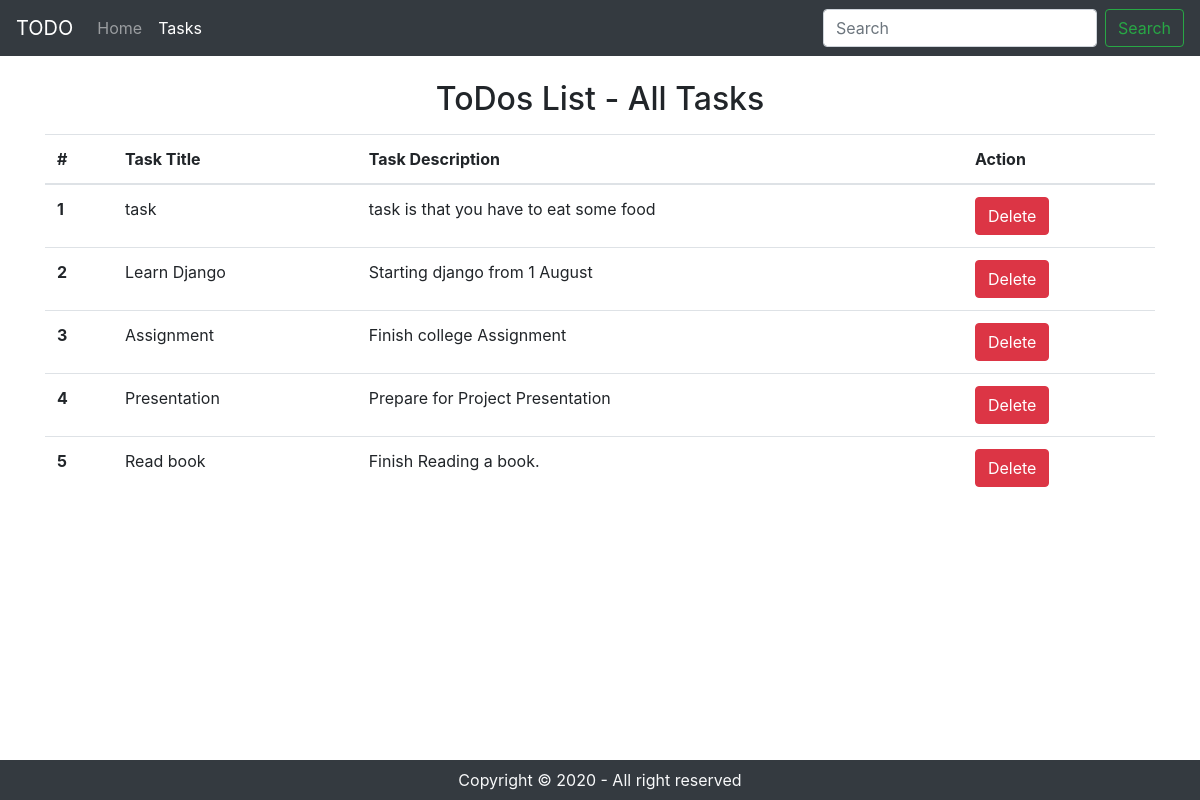
/tasks/, run on the app's committed database.
### home/models.py (models this page shows, shortened)
class Task(models.Model):
    taskTitle = models.CharField(max_length=30)
    taskDesc = models.TextField()
    time = models.DateTimeField(auto_now_add=True)

### home/views.py (the view)
# urls.py: path('tasks/', views.tasks, name='tasks'),
def tasks(request):
    allTasks = Task.objects.all()
    context = {'tasks': allTasks}
    return render(request, 'tasks.html',context)

### templates/tasks.html (shortened to what this page needs)
<!doctype html>
<html lang="en">
<head>
  <link rel="stylesheet" href="https://stackpath.bootstrapcdn.com/bootstrap/4.5.2/css/bootstrap.min.css"
>
</head>
<body>
  <nav class="navbar navbar-expand-lg navbar-dark bg-dark">
    <a class="navbar-brand" href="/">TODO</a>
    <div class="collapse navbar-collapse" id="navbarSupportedContent">
      <ul class="navbar-nav mr-auto">
        <li class="nav-item">
          <a class="nav-link" href="/">Home <span class="sr-only">(current)</span></a>
        </li>
        <li class="nav-item active">
          <a class="nav-link" href="/tasks">Tasks</a>
        </li>
      </ul>
      <form class="form-inline my-2 my-lg-0">
        <input class="form-control mr-sm-2" type="search" placeholder="Search" aria-label="Search">
        <button class="btn btn-outline-success my-2 my-sm-0" type="submit">Search</button>
      </form>
    </div>
  </nav>
  <div class="container my-3">
    <h2 class="text-center py-2">ToDos List - All Tasks</h2>
    <table class="table">
      <thead>
        <tr>
          <th scope="col">#</th>
          <th scope="col">Task Title</th>
          <th scope="col">Task Description</th>
          <th scope="col">Action</th>
        </tr>
      </thead>
      <tbody>
        {% for task in tasks %}
        <tr>
          <th scope="row">{{forloop.counter}}</th>
          <td>{{task.taskTitle}}</td>
          <td>{{task.taskDesc}}</td>
          <td>
            <form action="{% url 'deletedata' task.id %}" method="post" class="d-inline">
              <input type="submit" class="btn btn-danger" value="Delete">
            </form>
          </td>
        </tr>
        {% endfor %}
      </tbody>
    </table>
  </div>
  <footer>
    <p class="text-center bg-dark text-light fixed-bottom my-0 py-2">
      Copyright &copy; 2020 - All right reserved
    </p>
  </footer>
</body>
</html>

### data on the page
Task: taskTitle "task", taskDesc "task is that you have to eat some food"
Task: taskTitle "Learn Django", taskDesc "Starting django from 1 August"
Task: taskTitle "Assignment", taskDesc "Finish college Assignment"
Task: taskTitle "Presentation", taskDesc "Prepare for Project Presentation"
Task: taskTitle "Read book", taskDesc "Finish Reading a book."
